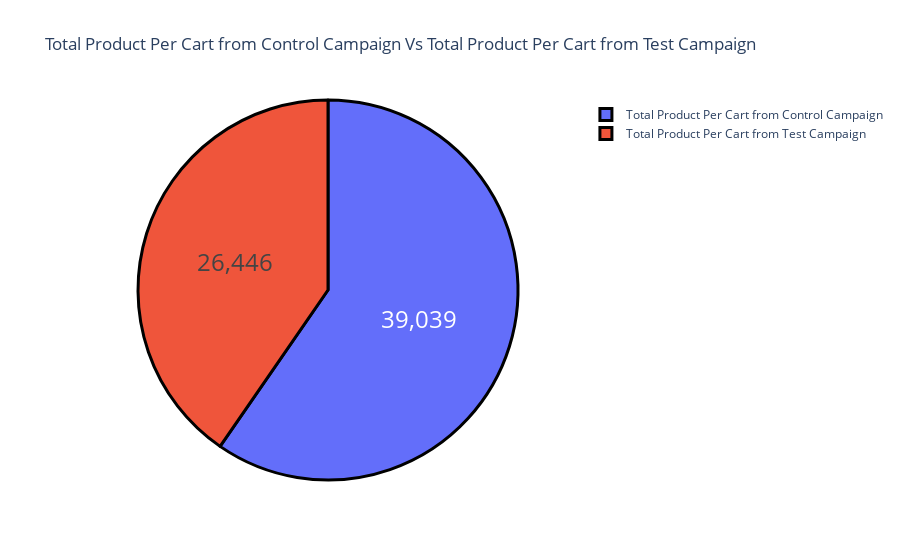

Write notebook code for a chart like this one.
### Markdown cell above
### Control Compaign Searches and Received Vs Test Compaign Searches and Received
**When we do our searches and received on random customers, we see that the search rate is 72,569 and we see 52.1% of the total search rates. However, when we conduct the product search on the determined customer base, we see the product as 66,808, with a total search rate of 47.9%. After the test phase of the products, strict control should be applied. Because it makes it easier to decide on the right steps before marketting stage.**

### Code cell
label = ['Total Product Per Cart from Control Campaign',
        'Total Product Per Cart from Test Campaign']
total_product = [sum(df_cdata['Count of Cart Adding']),
                 sum(df_tdata['Count of Cart Adding'])]

color = ['lightpurple','lightred']
graph_3 = go.Figure(data=[go.Pie(labels= label, values= total_product)])
graph_3.update_layout(title_text = 'Total Product Per Cart from Control Campaign Vs Total Product Per Cart from Test Campaign')
graph_3.update_traces(hoverinfo='label+percent', textinfo='value', 
                textfont_size = 24,
                marker=dict(colors = color, 
                line=dict(color='black', width=3)))
graph_3.show()

### Figure 1 — Plotly figure (JSON) as saved in the notebook; plotly's stock layout.template omitted (floating-point values rounded to 4 significant figures)
{"data": [{"hoverinfo": "label+percent", "labels": ["Total Product Per Cart from Control Campaign", "Total Product Per Cart from Test Campaign"], "marker": {"colors": ["lightpurple", "lightred"], "line": {"color": "black", "width": 3}}, "textfont": {"size": 24}, "textinfo": "value", "type": "pie", "values": [39039, 26446]}], "layout": {"autosize": true, "title": {"text": "Total Product Per Cart from Control Campaign Vs Total Product Per Cart from Test Campaign"}}}
